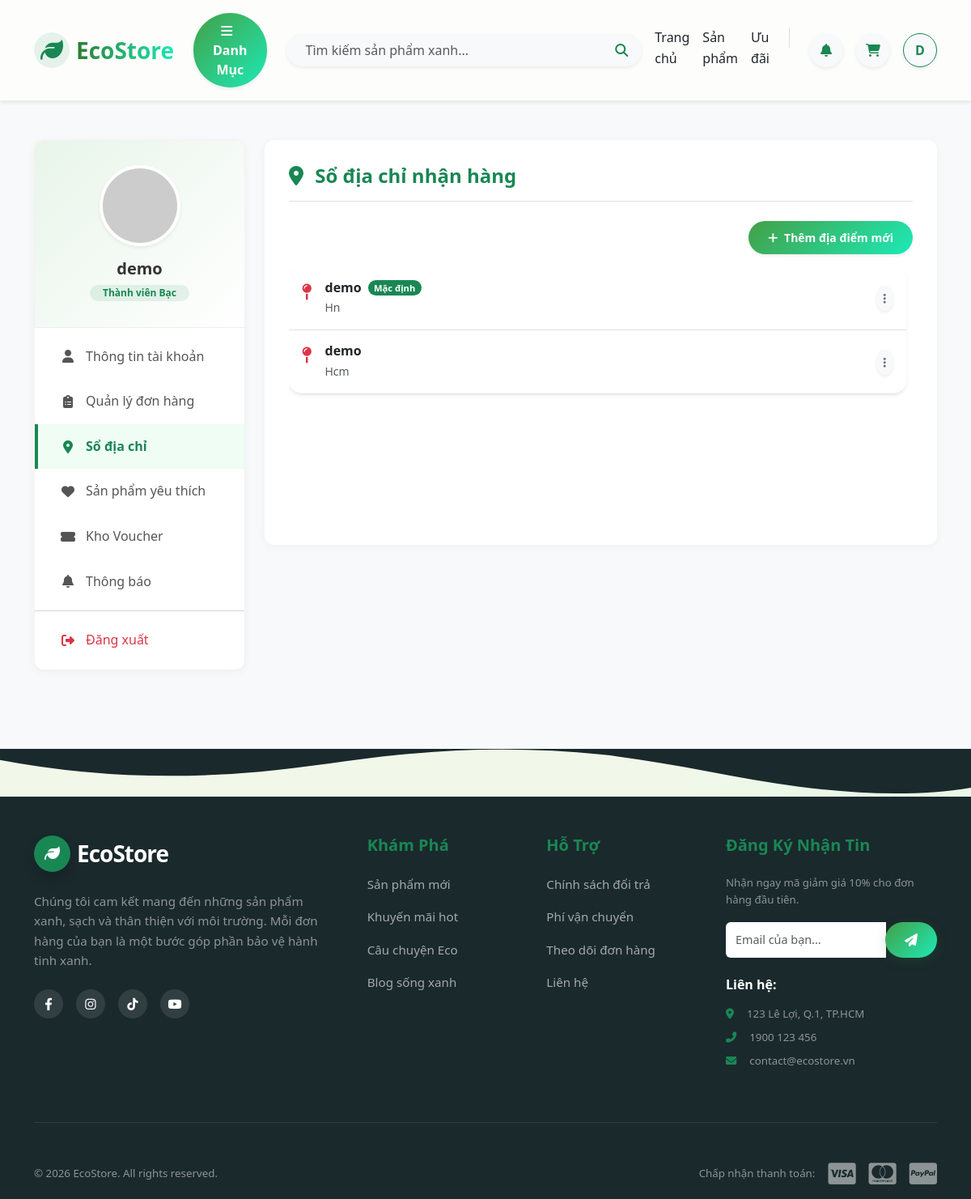
/public/account?page=address (signed in), run on the app's committed database.
### tables this page shows
CREATE TABLE `users` (
  `id` bigint UNSIGNED NOT NULL,
  `email` varchar(255) NOT NULL,
  `password_hash` varchar(255) DEFAULT NULL,
  `name` varchar(200) DEFAULT NULL,
  `phone` varchar(50) DEFAULT NULL,
  `avatar_url` text,
  `status` tinyint DEFAULT '1',
  `role_id` bigint UNSIGNED DEFAULT NULL,
  `google_id` varchar(255) DEFAULT NULL,
  `email_verified` tinyint DEFAULT '0',
  `verification_token` varchar(255) DEFAULT NULL COMMENT 'Mã gửi qua mail',
  `reset_token` varchar(255) DEFAULT NULL COMMENT 'Mã quên mật khẩu (OTP)',
  `reset_token_expire` datetime DEFAULT NULL COMMENT 'Hạn sử dụng mã OTP',
  `created_at` timestamp NULL DEFAULT CURRENT_TIMESTAMP,
  `updated_at` timestamp NULL DEFAULT CURRENT_TIMESTAMP ON UPDATE CURRENT_TIMESTAMP,
  `last_login_at` datetime DEFAULT NULL,
  `metadata` json DEFAULT NULL
);

CREATE TABLE `shipping_addresses` (
  `id` bigint UNSIGNED NOT NULL,
  `user_id` bigint UNSIGNED DEFAULT NULL,
  `full_name` varchar(255) DEFAULT NULL,
  `phone` varchar(50) DEFAULT NULL,
  `address_line` varchar(255) DEFAULT NULL,
  `city` varchar(100) DEFAULT NULL,
  `province` varchar(100) DEFAULT NULL,
  `postal_code` varchar(50) DEFAULT NULL,
  `country` varchar(100) DEFAULT NULL,
  `is_default` tinyint DEFAULT NULL,
  `created_at` timestamp NULL DEFAULT CURRENT_TIMESTAMP
);

### app/Controllers/Client/AccountController.php (called while the page is built, shortened)
<?php
class AccountController extends Controller
{
    public function index()
    {
        $userId = $_SESSION['user_id'];
        $userModel = $this->model('User');
        $user = $userModel->find($userId);
        $currentPage = $_GET['page'] ?? 'info';
        $data = [
            'user' => $user,
            'current_page' => $currentPage,
            'page_title' => 'Tài khoản của tôi',
        ];
        if ($currentPage == 'address') {
            $addrModel = $this->model('ShippingAddress');
            $data['addresses'] = $addrModel->getByUserId($userId, 50, 0);
        }
        $this->view('client/account/profile', $data);
    }
}

### app/Core/App.php (called while the page is built, shortened)
<?php
class App {
    protected $controller = 'HomeController';
    protected $method = 'index';
    public function __construct() {
        $url = $this->parseUrl();
        if (isset($url[0]) && strtolower($url[0]) == 'admin') {
            array_shift($url);
            $folder = 'Admin';
            $this->controller = 'DashboardController';
            if (isset($url[0])) {
                $controllerName = $this->convertToPascalCase($url[0]) . 'Controller';
                if (file_exists('../app/Controllers/Admin/' . $controllerName . '.php')) {
                    $this->controller = $controllerName;
                    array_shift($url);
                }
            }
        } else {
            $folder = 'Client';
            if (isset($url[0])) {
                $controllerName = $this->convertToPascalCase($url[0]) . 'Controller';
                if (file_exists('../app/Controllers/Client/' . $controllerName . '.php')) {
                    $this->controller = $controllerName;
                    array_shift($url);
                }
            }
        }
        $file = '../app/Controllers/' . $folder . '/' . $this->controller . '.php';
        if (file_exists($file)) {
            $this->controller = new $class;
        } else {
            die("Lỗi 404: Controller '{$this->controller}' không tồn tại.");
        }
        $this->params = $url ? array_values($url) : [];
        call_user_func_array([$this->controller, $this->method], $this->params);
    }
    public function parseUrl() {
        if (isset($_GET['url'])) {
            return explode('/', filter_var(rtrim($_GET['url'], '/'), FILTER_SANITIZE_URL));
        }
        return [];
    }
    private function convertToPascalCase($string) {
        return str_replace(' ', '', ucwords(str_replace('-', ' ', $string)));
    }
}

### public/index.php (called while the page is built, shortened)
<?php
$app = new App();

### app/Core/Database.php (called while the page is built, shortened)
<?php
class Database {
    private static $instance = null;
    private $connection;
    private function __construct() {
        $config = require __DIR__ . '/../../config/database.php';
        $dsn = "mysql:host={$config['host']};dbname={$config['dbname']};charset={$config['charset']}";
        try {
            $this->connection = new PDO($dsn, $config['user'], $config['pass']);
            $this->connection->setAttribute(PDO::ATTR_ERRMODE, PDO::ERRMODE_EXCEPTION);
            $this->connection->setAttribute(PDO::ATTR_DEFAULT_FETCH_MODE, PDO::FETCH_ASSOC);
        } catch (PDOException $e) {
            die("DB Connection Error: " . $e->getMessage());
        }
    }
    public static function getInstance() {
        if (!self::$instance) {
            self::$instance = new Database();
        }
        return self::$instance;
    }
    public function query($sql, $params = []) {
        try {
            $stmt = $this->connection->prepare($sql);
            $stmt->execute($params);
            return $stmt;
        } catch (PDOException $e) {
            die("Lỗi truy vấn SQL: " . $e->getMessage());
        }
    }
    public function fetch($sql, $params = []) {
        return $this->query($sql, $params)->fetch();
    }
    public function fetchAll($sql, $params = []) {
        return $this->query($sql, $params)->fetchAll();
    }
}

### config/database.php (called while the page is built)
<?php
return [
    'host' => $_ENV['DB_HOST'] ?? 'localhost',
    'dbname' => $_ENV['DB_DATABASE'] ?? 'ecostore',
    'user' => $_ENV['DB_USERNAME'] ?? 'root',
    'pass' => $_ENV['DB_PASSWORD'] ?? '',
    'charset' => 'utf8mb4'
];

### app/Core/Model.php (called while the page is built, shortened)
<?php
abstract class Model {
    protected $table;
    protected $db;
    public function __construct() {
        $this->db = Database::getInstance();
    }
    public function find($id) {
        $sql = "SELECT * FROM {$this->table} WHERE id = ?";
        return $this->db->fetch($sql, [$id]);
    }
}

### app/Models/ShippingAddress.php (called while the page is built, shortened)
<?php
class ShippingAddress extends Model {
    protected $table = 'shipping_addresses';
    public function getByUserId($userId, $limit = 1000, $offset = 0) {
        $sql = "SELECT * FROM {$this->table} WHERE user_id = ? ORDER BY is_default DESC, created_at DESC LIMIT $limit OFFSET $offset";
        return $this->db->fetchAll($sql, [$userId]);
    }
}

### app/Views/client/account/parts/address.php (the view, shortened to what this page needs)
<h4 class="fw-bold text-success mb-4 border-bottom pb-3">
    <i class="fas fa-map-marker-alt me-2"></i> Sổ địa chỉ nhận hàng
</h4>
<div class="d-flex justify-content-end mb-3">
    <button class="btn btn-success rounded-pill btn-sm fw-bold shadow-sm" data-bs-toggle="modal" data-bs-target="#addAddressModal">
        <i class="fas fa-plus me-1"></i> Thêm địa điểm mới
    </button>
</div>
<?php if (empty($addresses)): ?>
    <div class="text-center py-5 bg-light rounded-4">
        <i class="fas fa-map-marked-alt text-muted mb-3" style="font-size: 3rem; opacity: 0.5;"></i>
        <p class="text-muted">Bạn chưa lưu địa điểm nào.</p>
    </div>
<?php else: ?>
    <div class="eco-scroll-container">
        <div class="list-group shadow-sm rounded-4 overflow-hidden mb-2">
            <?php foreach($addresses as $addr): ?>
            <div class="list-group-item p-3 border-0 border-bottom bg-white">
                <div class="d-flex justify-content-between align-items-center">
                    <div class="d-flex align-items-start">
                        <div class="me-3 mt-1">
                            <i class="fas fa-map-pin text-danger fs-5"></i>
                        </div>
                        <div>
                            <div class="d-flex align-items-center mb-1">
                                <h6 class="fw-bold mb-0 text-dark">
                                    <?= htmlspecialchars($addr['address'] ?? $addr['address_line'] ?? '') ?>
                                </h6>
                                <?php if(!empty($addr['is_default'])): ?>
                                    <span class="badge bg-success ms-2 rounded-pill" style="font-size: 0.7rem;">Mặc định</span>
                                <?php endif; ?>
                            </div>
                            <p class="text-muted small mb-0">
                                <?= htmlspecialchars($addr['city'] ?? '') ?>
                            </p>
                        </div>
                    </div>
                    <div class="dropdown">
                        <button class="btn btn-light btn-sm rounded-circle shadow-sm" data-bs-toggle="dropdown">
                            <i class="fas fa-ellipsis-v text-secondary"></i>
                        </button>
                    </div>
                </div>
            </div>
            <?php endforeach; ?>
        </div>
    </div>
<?php endif; ?>

### app/Views/client/account/profile.php (shortened to what this page needs)
<?php require_once '../app/Views/layouts/client/header.php'; ?>
<div class="bg-light min-vh-100 py-5">
    <div class="container">
        <div class="row">
            <div class="col-lg-3 mb-4">
                <div class="profile-sidebar">
                    <div class="profile-user-info">
                        <?php
                        $avatar = !empty($user['avatar_url']) ? "/MY_WEB/public/" . $user['avatar_url'] : "https://ui-avatars.com/api/?name=" . urlencode($user['name']) . "&background=2e7d32&color=fff";
                        ?>
                        <img src="<?= $avatar ?>" class="rounded-circle mb-3 border border-4 border-white shadow-sm" width="100" height="100">
                        <h5 class="fw-bold mb-1"><?= htmlspecialchars($user['name']) ?></h5>
                        <div class="badge bg-success bg-opacity-10 text-success rounded-pill px-3">Thành viên Bạc</div>
                    </div>
                    <div class="profile-menu py-2">
                        <a href="/MY_WEB/public/account?page=info" class="<?= ($current_page == 'info') ? 'active' : '' ?>">
                            <i class="fas fa-user"></i> Thông tin tài khoản
                        </a>
                        <a href="/MY_WEB/public/account?page=orders" class="<?= ($current_page == 'orders') ? 'active' : '' ?>">
                            <i class="fas fa-clipboard-list"></i> Quản lý đơn hàng
                        </a>
                        <a href="/MY_WEB/public/account?page=address" class="<?= ($current_page == 'address') ? 'active' : '' ?>">
                            <i class="fas fa-map-marker-alt"></i> Sổ địa chỉ
                        </a>
                        <a href="/MY_WEB/public/account?page=wishlist" class="<?= ($current_page == 'wishlist') ? 'active' : '' ?>">
                            <i class="fas fa-heart"></i> Sản phẩm yêu thích
                        </a>
                        <a href="/MY_WEB/public/account?page=voucher" class="<?= ($current_page == 'voucher') ? 'active' : '' ?>">
                            <i class="fas fa-ticket-alt"></i> Kho Voucher
                        </a>
                        <a href="/MY_WEB/public/account?page=notification" class="<?= ($current_page == 'notification') ? 'active' : '' ?>">
                            <i class="fas fa-bell"></i> Thông báo
                        </a>
                        <hr class="my-2 text-muted opacity-25">
                        <a href="/MY_WEB/public/auth/logout" class="text-danger">
                            <i class="fas fa-sign-out-alt"></i> Đăng xuất
                        </a>
                    </div>
                </div>
            </div>
            <div class="col-lg-9">
                <div class="profile-content">
                    <?php
                    switch ($current_page) {
                        case 'address':
                            require_once 'parts/address.php';
                            break;
                    }
                    ?>
                </div>
            </div>
        </div>
    </div>
</div>
<?php require_once '../app/Views/layouts/client/footer.php'; ?>

### public/assets/css/global.css (style rules this page uses)
:root { --eco-primary: #2e7d32; --eco-light: #4caf50; --eco-dark: #1b5e20; --gradient-main: linear-gradient(135deg, #43a047 0%, #1de9b6 100%); --gradient-hover: linear-gradient(135deg, #2e7d32 0%, #00bfa5 100%); --gradient-text: linear-gradient(to right, #2e7d32, #1de9b6); --bg-body: #f1f8e9; --glass-bg: rgba(255, 255, 255, 0.7); --glass-border: rgba(255, 255, 255, 0.5); --glass-shadow: 0 8px 32px 0 rgba(31, 38, 135, 0.1); --font-main: 'Segoe UI', Tahoma, Geneva, Verdana, sans-serif; --radius-card: 16px; --radius-btn: 50px; }
body { font-family: var(--font-main); background-color: var(--bg-body); background-image: radial-gradient(circle at 10% 20%, rgba(46, 125, 50, 0.05) 0%, transparent 20%), radial-gradient(circle at 90% 80%, rgba(29, 233, 182, 0.1) 0%, transparent 20%); color: #333; line-height: 1.6; }
.btn-success, .btn-primary { background: var(--gradient-main) !important; border: none !important; border-radius: var(--radius-btn) !important; font-weight: 600 !important; padding: 10px 24px !important; transition: all 0.3s ease !important; box-shadow: 0 4px 15px rgba(46, 125, 50, 0.2); }

### public/assets/css/home.css (style rules this page uses)
:root { --eco-primary: #198754; --eco-dark: #0f5132; --eco-light: #e8f5e9; --eco-gradient: linear-gradient(135deg, #11998e 0%, #38ef7d 100%); }

### public/assets/css/product.css (style rules this page uses)
@media (min-width: 992px) { .col-lg-3 { height: 100%; } }

### public/assets/css/auth-profile.css (style rules this page uses)
.profile-sidebar { background: white; border-radius: 20px; box-shadow: 0 10px 30px rgba(0,0,0,0.03); overflow: hidden; height: 100%; border: 1px solid rgba(0,0,0,0.05); }

### app/Views/client/account/profile.php (style rules this page uses)
.profile-sidebar { background: #fff; border-radius: 12px; box-shadow: 0 2px 12px rgba(0, 0, 0, 0.04); overflow: hidden; }
.profile-user-info { background: linear-gradient(135deg, #e8f5e9 0%, #fff 100%); padding: 30px 20px; text-align: center; border-bottom: 1px solid #eee; }
.profile-menu a { display: flex; align-items: center; padding: 15px 25px; color: #555; text-decoration: none; font-weight: 500; transition: all 0.2s; border-left: 4px solid transparent; }
.profile-menu a.active { background-color: #f0fdf4; color: var(--eco-primary); border-left-color: var(--eco-primary); font-weight: 700; }
.profile-menu a i { width: 24px; margin-right: 10px; text-align: center; }
.profile-content { background: #fff; border-radius: 12px; box-shadow: 0 2px 12px rgba(0, 0, 0, 0.04); padding: 30px; min-height: 500px; }

### app/Views/client/account/parts/address.php (style rules this page uses)
.eco-scroll-container { max-height: 480px; overflow-y: auto; overflow-x: hidden; padding-right: 8px; }

### data on the page
users: name "demo"
shipping_addresses: address_line "demo", is_default "Mặc định", city "Hn"
shipping_addresses: address_line "demo", city "Hcm"

### other printed values
substr($_SESSION['user_name'], 0, 1) "D"
